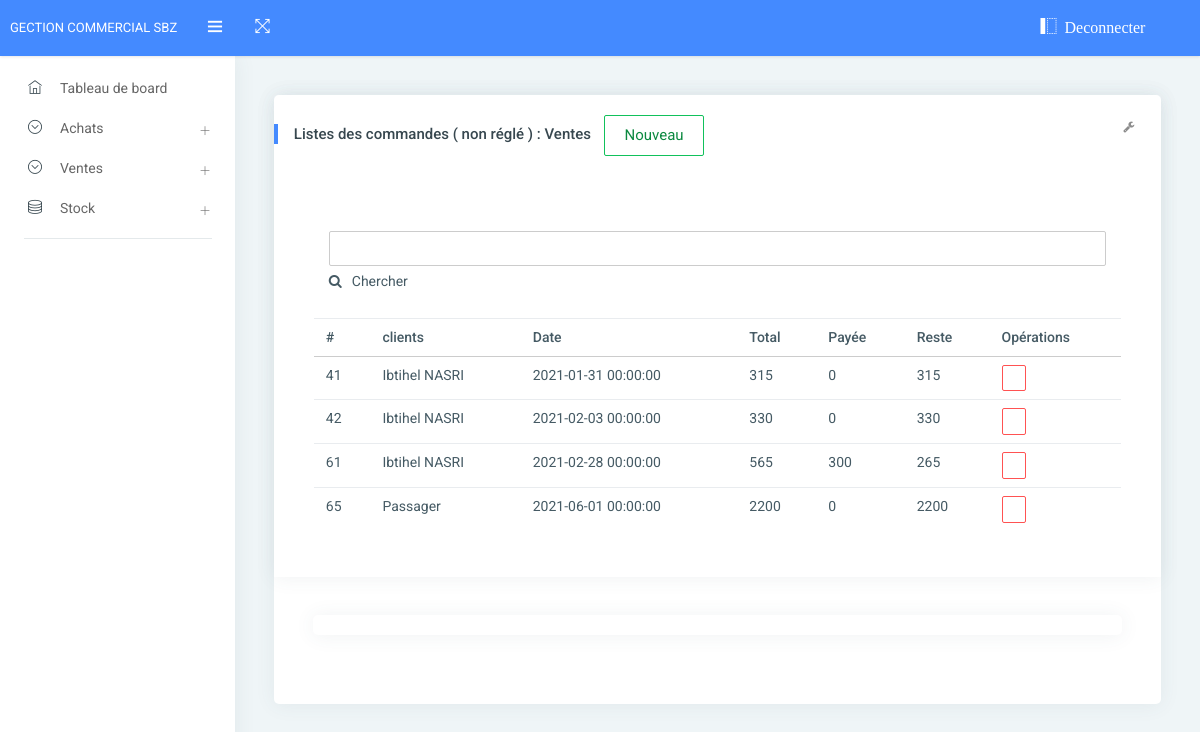
/client_commandes.php (signed in), run on the app's committed database.
### tables this page shows
CREATE TABLE IF NOT EXISTS `cmd_vente` (
  `id` int(11) NOT NULL AUTO_INCREMENT,
  `id_client` int(11) DEFAULT NULL,
  `date_ajout` datetime DEFAULT current_timestamp(),
  `total` int(11) DEFAULT 0,
  `payee` int(11) DEFAULT 0,
  PRIMARY KEY (`id`)
);

CREATE TABLE IF NOT EXISTS `clients` (
  `id` int(11) NOT NULL AUTO_INCREMENT,
  `nomprenom` varchar(50) NOT NULL,
  `tel1` int(11) NOT NULL,
  `tel2` int(11) DEFAULT NULL,
  `email` varchar(30) DEFAULT NULL,
  `adresse` varchar(50) DEFAULT NULL,
  `remarques` text DEFAULT NULL,
  `date_ajout` datetime NOT NULL DEFAULT current_timestamp(),
  PRIMARY KEY (`id`)
);

### client_functions.php (called while the page is built, shortened)
<?php
function getNomclient($id, $con)
{
  $sql = "select nomprenom FROM `clients` WHERE `id` ='{$id}' LIMIT 1";
  $result = $con->query($sql);
  if ($result->num_rows > 0) {
    $row = $result->fetch_assoc();
    return $row['nomprenom'];
  } else {
    return false;
  }
}

### client_commandes.php (the view, shortened to what this page needs)
<?php include_once('header.php'); ?>
<div class="pcoded-main-container">
    <div class="pcoded-wrapper">
        <?php include_once('navbar.php');
        include_once('client_functions.php'); ?>
        <div class="pcoded-content">
            <div class="pcoded-inner-content">
                <div class="main-body">
                    <div class="page-wrapper">
                        <div class="page-body">
                            <div class="card">
                                <div class="card-header">
                                    <h5>Listes des commandes ( non réglé ) : Ventes</h5>
                                    <a href="client_addcmd.php" class="btn btn-success btn-outline-success waves-effect">nouveau</a>
                                    <div class="card-block">
                                        <div class="card-header-right">
                                            <ul class="list-unstyled card-option">
                                                <li><i class="fa fa fa-wrench open-card-option"></i></li>
                                            </ul>
                                        </div>
                                    </div>
                                    <div class="card-block table-border-style">
                                        <div class="table-responsive">
                                            <table class="table">
                                                <thead>
                                                    <tr>
                                                        <th>#</th>
                                                        <th>clients</th>
                                                        <th>Date</th>
                                                        <th>Total</th>
                                                        <th>Payée</th>
                                                        <th>Reste</th>
                                                        <th>Opérations</th>
                                                    </tr>
                                                </thead>
                                                <tbody>
                                                    <?php
                                                    $pages = "client_commandes.php";
                                                    include_once('searchtext.php');
                                                    $sql_cmd = "DELETE FROM `cmd_vente` WHERE `total` =0";
                                                    if ($con->query($sql_cmd) === TRUE) {
                                                        $last_id = $con->insert_id;
                                                        $sql2 = "DELETE FROM `cmd_vente_ligne` WHERE `id_cmd` ='{$last_id}'";
                                                        $con->query($sql2);
                                                    }
                                                    $sql = "SELECT * FROM cmd_vente where `total` != `payee`";
                                                    $result = $con->query($sql);
                                                    if ($result->num_rows > 0) {
                                                        while ($row = $result->fetch_assoc()) {
                                                            echo "<tr><td scope='row'>" . $row["id"] . "</td><td>" . getNomclient($row["id_client"], $con) . "</td><td>" . $row["date_ajout"] . "</td><td>" . $row["total"] . "</td><td>" . $row["payee"] . "</td><td>" . ($row["total"] - $row["payee"]) . "</td><td>";
                                                    ?>
                                                            <button value="<?= $row["id"]; ?>" type="button" class="info btn btn-danger btn-outline-danger waves-effect md-trigger btn-icon" data-modal="modal-info">
                                                                <i class="icofont icofont-eye-alt"></i>
                                                            </button>
                                                    <?php
                                                            echo "</td></tr>";
                                                        }
                                                    } else {
                                                        echo "0 resultats";
                                                    }
                                                    ?>
                                                </tbody>
                                            </table>
                                        </div>
                                    </div>
                                </div>
                                <div class="pcoded-inner-content">
                                    <div class="main-body">
                                        <div class="page-wrapper">
                                            <div class="page-body button-page">
                                                <div class="row">
                                                    <div class="col-sm-12">
                                                        <div class="card">
                                                            <div class="card-block">
                                                            </div>
                                                        </div>
                                                    </div>
                                                </div>
                                            </div>
                                        </div>
                                    </div>
                                </div>
                            </div>
                        </div>
                    </div>
                </div>
            </div>
            <?php include_once('footer.php'); ?>

### header.php (shortened to what this page needs)
<?php
$SCRIPT_NAME = $_SERVER['SCRIPT_NAME'];
?>
<!DOCTYPE html>
<html lang="en">
<head>
    <link rel="stylesheet" href="assets/pages/waves/css/waves.min.css" type="text/css" media="all">
    <link rel="stylesheet" type="text/css" href="assets/css/bootstrap/css/bootstrap.min.css">
    <link rel="stylesheet" type="text/css" href="assets/icon/themify-icons/themify-icons.css">
    <link rel="stylesheet" type="text/css" href="assets/icon/font-awesome/css/font-awesome.min.css">
    <link rel="stylesheet" type="text/css" href="assets/css/jquery.mCustomScrollbar.css">
    <link rel="stylesheet" type="text/css" href="assets/css/component.css">
    <link rel="stylesheet" type="text/css" href="assets/css/style.css">
    <link rel="stylesheet" type="text/css" href="assets/icon/icofont/css/icofont.css">
    <link rel="stylesheet" type="text/css" href="assets/icon/font-awesome/css/font-awesome.min.css">
    <link rel="stylesheet" type="text/css" href="assets/css/jquery.mCustomScrollbar.css">
</head>
<body>
    <div id="pcoded" class="pcoded">
        <div class="pcoded-container navbar-wrapper">
            <nav class="navbar header-navbar pcoded-header">
                <div class="navbar-wrapper">
                    <div class="navbar-logo">
                        <a class="mobile-menu waves-effect waves-light" id="mobile-collapse" href="#!">
                            <i class="ti-menu"></i>
                        </a>
                        <a href="index.php">
                            Gection Commercial SBZ
                        </a>
                    </div>
                    <div class="navbar-container container-fluid">
                        <ul class="nav-left">
                            <li>
                                <a href="#!" onclick="javascript:toggleFullScreen()" class="waves-effect waves-light">
                                    <i class="ti-fullscreen"></i>
                                </a>
                            </li>
                        </ul>
                        <ul class="nav-right">
                            <li class="user-profile header-notification">
                                <?php
                                if (isset($_SESSION['user_name'])) {
                                    if ($_SESSION['user_name'] != '') {
                                ?>
                            <li class="waves-effect waves-light">
                                <a href="auth.php?deconnecter">
                                    <i class="ti-layout-sidebar-left">
                                        Deconnecter
                                    </i>
                                </a>
                            </li>
                        <?php
                                    }
                                } else {
                        ?>
                        <i class="ti-layout-sidebar-left">
                            <a href="auth.php?msg=Merci de connecter !">Connecter vous !</a>
                        </i>
                    <?php
                                }
                    ?>
                    </li>
                        </ul>
                    </div>
                </div>
            </nav>

### navbar.php (shortened to what this page needs)
<nav class="pcoded-navbar">
    <div class="pcoded-inner-navbar main-menu">
        <ul class="pcoded-item pcoded-left-item">
            <li class="<?php echo ($SCRIPT_NAME == '/bti/index.php') ? 'active' : ''; ?>">
                <a href="index.php" class="waves-effect waves-dark">
                    <span class="pcoded-micon"><i class="ti-home"></i><b>D</b></span>
                    <span class="pcoded-mtext" data-i18n="nav.dash.main">Tableau de board</span>
                </a>
            </li>
            <li class="pcoded-hasmenu <?php
                                        $list_url_name = ['/bti/payement_transp_archives.php', '/bti/commandes.php', '/bti/payement_fournis.php', '/bti/payement_trans.php', '/bti/fourni.php', '/bti/transporteur.php', '/bti/payement_fournis_archives.php', '/bti/cmde_fourni_archives.php'];
                                        echo (in_array($SCRIPT_NAME, $list_url_name)) ? 'active pcoded-trigger' : '';
                                        ?>">
                <a href="javascript:void(0)" class="waves-effect waves-dark">
                    <span class="pcoded-micon"><i class="ti-arrow-circle-down"></i></span>
                    <span class="pcoded-mtext" data-i18n="nav.basic-components.main">Achats</span>
                </a>
            </li>
            <li class="pcoded-hasmenu <?php
                                        $list_url_vente = ['/bti/client_commandes.php', '/bti/client_payement.php', '/bti/clients.php', '/bti/client_payement_archive.php', '/bti/client_archives.php'];
                                        echo (in_array($SCRIPT_NAME, $list_url_vente)) ? 'active pcoded-trigger' : '';
                                        ?>">
                <a href="javascript:void(0)" class="waves-effect waves-dark">
                    <span class="pcoded-micon"><i class="ti-arrow-circle-down"></i></span>
                    <span class="pcoded-mtext" data-i18n="nav.basic-components.main">Ventes</span>
                </a>
            </li>
            <li class="pcoded-hasmenu <?php
                                        $list_url_stock = ['/bti/articles.php', '/bti/models.php'];
                                        echo (in_array($SCRIPT_NAME, $list_url_stock)) ? 'active pcoded-trigger' : '';
                                        ?>">
                <a href="javascript:void(0)" class="waves-effect waves-dark">
                    <span class="pcoded-micon"><i class="ti-server"></i></span>
                    <span class="pcoded-mtext" data-i18n="nav.basic-components.main">Stock</span>
                </a>
            </li>
        </ul>
    </div>
</nav>

### searchtext.php (shortened to what this page needs)
<div class="p-15 p-b-0">
    <form class="form-material" action="<?= $pages ?>" method="POST">
        <div class="form-group form-primary">
            <input type="text" name="searchtext" id="searchtext" class="form-control" required="">
            <label class="float-label"><i class="fa fa-search m-r-10"></i>Chercher</label>
        </div>
    </form>
</div>

### footer.php (shortened to what this page needs)
</body>
</html>

### data on the page
cmd_vente: id "41", id_client.nomprenom "Ibtihel NASRI", date_ajout "2021-01-31 00:00:00", total "315", payee "0", $row['total']-$row['payee'] "315"
cmd_vente: id "42", id_client.nomprenom "Ibtihel NASRI", date_ajout "2021-02-03 00:00:00", total "330", payee "0", $row['total']-$row['payee'] "330"
cmd_vente: id "61", id_client.nomprenom "Ibtihel NASRI", date_ajout "2021-02-28 00:00:00", total "565", payee "300", $row["total"] - $row["payee"] "265"
cmd_vente: id "65", id_client.nomprenom "Passager", date_ajout "2021-06-01 00:00:00", total "2200", payee "0", $row['total']-$row['payee'] "2200"
